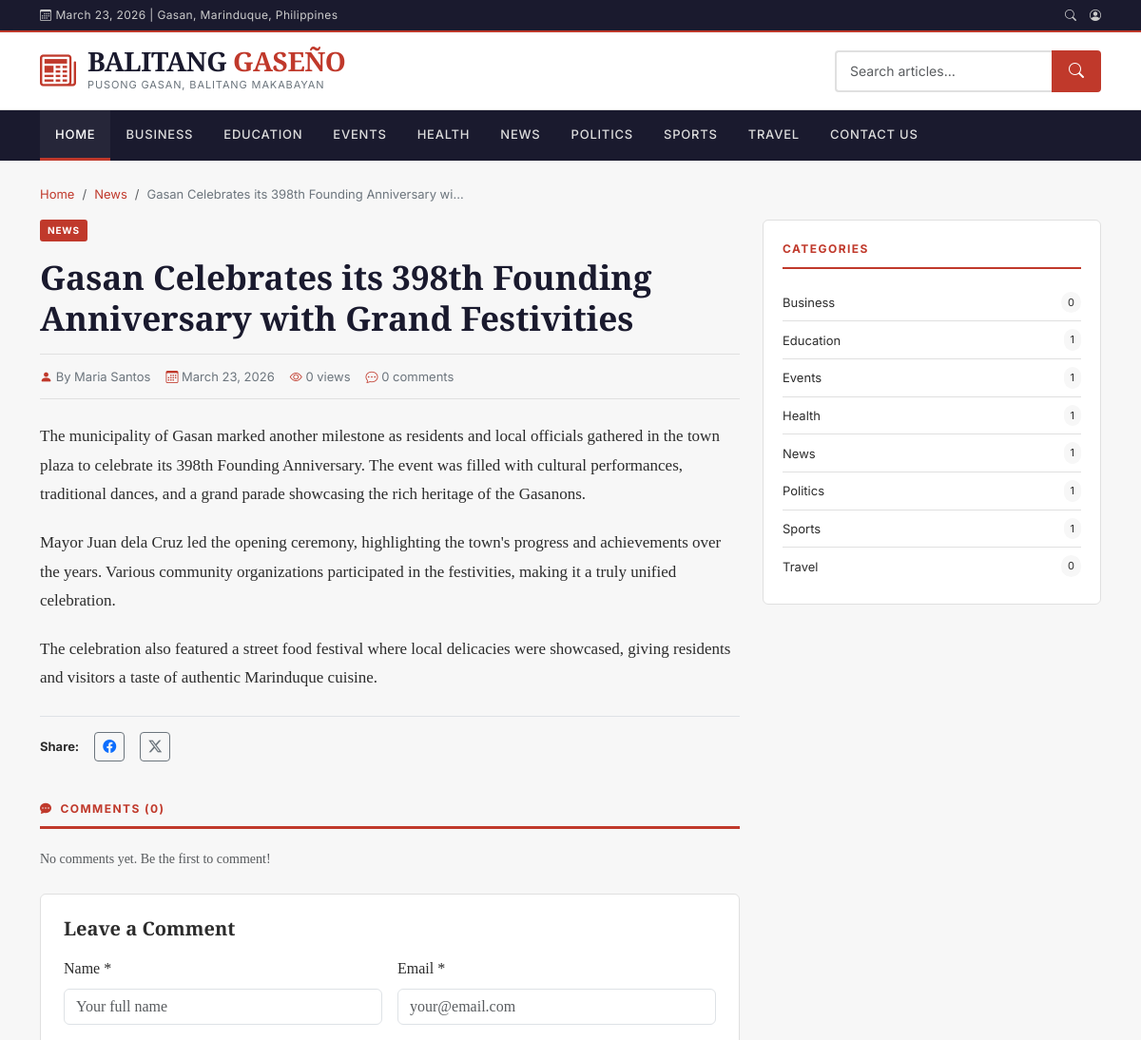
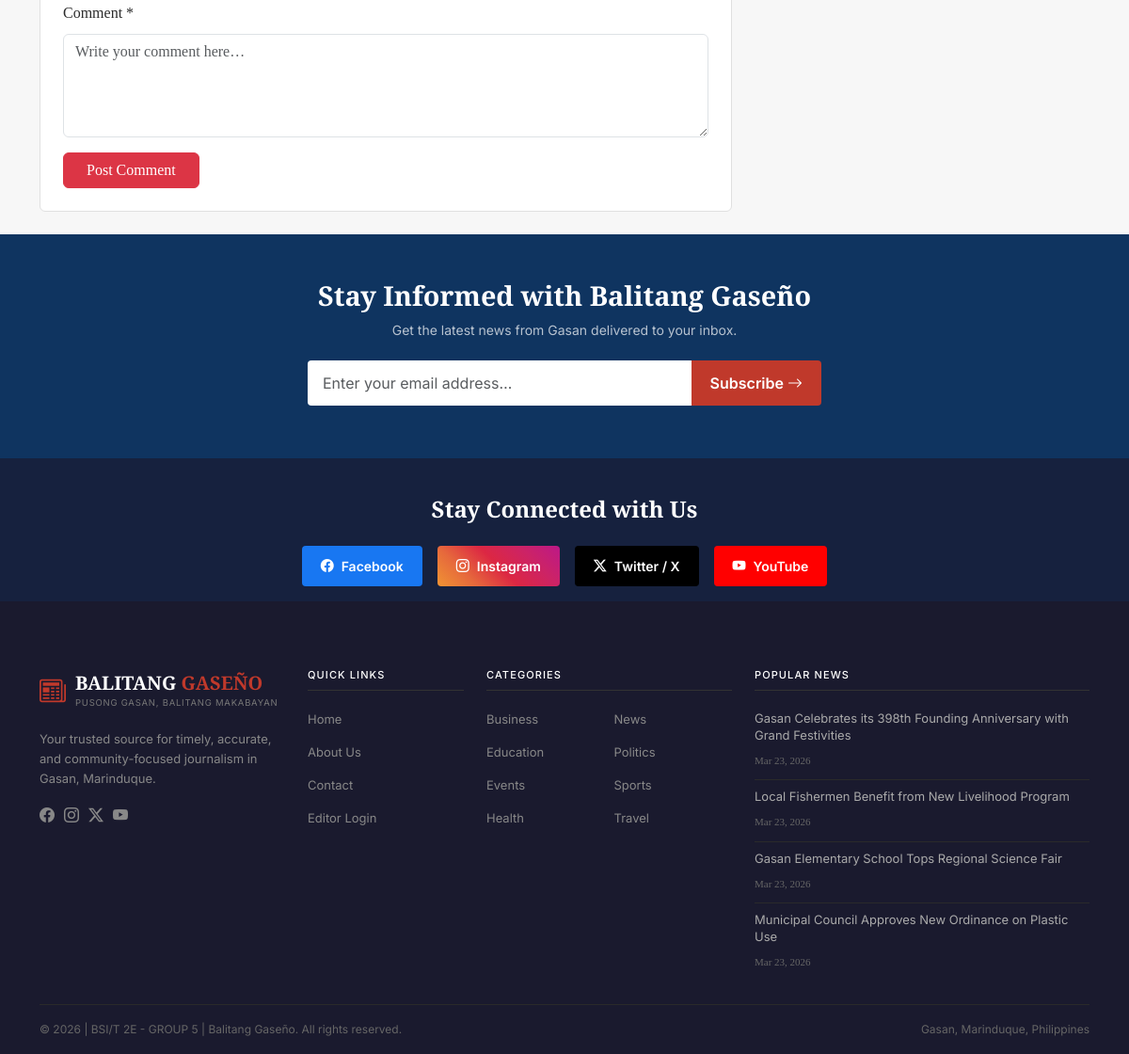
The app's page /article.php?slug=gasan-398th-founding-anniversary with its own data (2 pictures, top to bottom).
### tables this page shows
CREATE TABLE categories (
    id INT AUTO_INCREMENT PRIMARY KEY,
    name VARCHAR(100) NOT NULL,
    slug VARCHAR(100) NOT NULL UNIQUE,
    description TEXT,
    created_at TIMESTAMP DEFAULT CURRENT_TIMESTAMP
);

CREATE TABLE articles (
    id INT AUTO_INCREMENT PRIMARY KEY,
    title VARCHAR(300) NOT NULL,
    slug VARCHAR(300) NOT NULL UNIQUE,
    byline VARCHAR(200),
    category_id INT NOT NULL,
    author_id INT NOT NULL,
    body LONGTEXT NOT NULL,
    excerpt TEXT,
    image VARCHAR(255) DEFAULT NULL,
    status ENUM('published','draft') DEFAULT 'draft',
    views INT DEFAULT 0,
    published_at DATETIME DEFAULT NULL,
    created_at TIMESTAMP DEFAULT CURRENT_TIMESTAMP,
    updated_at TIMESTAMP DEFAULT CURRENT_TIMESTAMP ON UPDATE CURRENT_TIMESTAMP,
    FOREIGN KEY (category_id) REFERENCES categories(id) ON DELETE CASCADE,
    FOREIGN KEY (author_id) REFERENCES users(id) ON DELETE CASCADE
);

### config/db.php (called while the page is built, shortened)
<?php
function is_logged_in(): bool {
    return isset($_SESSION['user_id']);
}

### article.php (the view, shortened to what this page needs)
<?php
require_once __DIR__ . '/config/db.php';
$slug = $_GET['slug'] ?? '';
$stmt = $pdo->prepare("
    SELECT a.*, c.name AS cat_name, c.slug AS cat_slug, u.name AS author_name
    FROM articles a
    JOIN categories c ON c.id = a.category_id
    JOIN users u ON u.id = a.author_id
    WHERE a.slug = ? AND a.status = 'published'
");
$stmt->execute([$slug]);
$article = $stmt->fetch();
$pdo->prepare("UPDATE articles SET views = views + 1 WHERE id = ?")->execute([$article['id']]);
$comments = $pdo->prepare("SELECT * FROM comments WHERE article_id = ? AND status = 'approved' ORDER BY created_at DESC");
$comments->execute([$article['id']]);
$comments = $comments->fetchAll();
$cat_counts = $pdo->query("
    SELECT c.name, c.slug, COUNT(a.id) AS total
    FROM categories c
    LEFT JOIN articles a ON a.category_id = c.id AND a.status='published'
    GROUP BY c.id ORDER BY c.name
")->fetchAll();
?>
<?php include __DIR__ . '/includes/header.php'; ?>
<!DOCTYPE html>
<html lang="en">
  <head>
    <link rel="stylesheet" href="<?= $base ?>/assets/css/style.css">
  </head>
  <body>
      <div class="container py-4">
      <nav aria-label="breadcrumb">
        <ol class="breadcrumb">
          <li class="breadcrumb-item"><a href="<?= $base ?>/index.php">Home</a></li>
          <li class="breadcrumb-item">
            <a href="<?= $base ?>/category.php?category=<?= urlencode($article['cat_slug']) ?>"><?= htmlspecialchars($article['cat_name']) ?></a>
          </li>
          <li class="breadcrumb-item active"><?= htmlspecialchars(substr($article['title'], 0, 50)) ?>…</li>
        </ol>
      </nav>
      <div class="row g-4">
        <div class="col-lg-8">
          <article>
            <span class="badge-cat mb-3 d-inline-block"><?= htmlspecialchars($article['cat_name']) ?></span>
            <h1 class="article-main-title"><?= htmlspecialchars($article['title']) ?></h1>
            <div class="article-meta-bar">
              <span><i class="bi bi-person-fill"></i> <?= htmlspecialchars($article['byline'] ?: $article['author_name']) ?></span>
              <span><i class="bi bi-calendar3"></i> <?= date('F j, Y', strtotime($article['published_at'])) ?></span>
              <span><i class="bi bi-eye"></i> <?= number_format($article['views']) ?> views</span>
              <span><i class="bi bi-chat-dots"></i> <?= count($comments) ?> comments</span>
            </div>
            <div class="article-body">
              <?= $article['body'] ?>
            </div>
            <div class="d-flex align-items-center gap-3 py-3 border-top mt-4">
              <span class="fw-bold" style="font-family:var(--font-ui);font-size:13px;">Share:</span>
              <a href="https://www.facebook.com/sharer/sharer.php?u=<?= urlencode(SITE_URL . '/article.php?slug=' . $article['slug']) ?>"
                target="_blank" class="btn btn-sm btn-outline-secondary">
                <i class="bi bi-facebook text-primary"></i>
              </a>
              <a href="https://twitter.com/intent/tweet?url=<?= urlencode(SITE_URL . '/article.php?slug=' . $article['slug']) ?>&text=<?= urlencode($article['title']) ?>"
                target="_blank" class="btn btn-sm btn-outline-secondary">
                <i class="bi bi-twitter-x"></i>
              </a>
            </div>
          </article>
          <section class="mt-4" id="comments">
            <div class="section-title"><i class="bi bi-chat-dots-fill"></i> Comments (<?= count($comments) ?>)</div>
            <?php if ($comments): ?>
              <?php foreach ($comments as $c): ?>
              <div class="comment-item">
                <div class="d-flex align-items-center gap-2 mb-1">
                  <span class="comment-author"><?= htmlspecialchars($c['commenter_name']) ?></span>
                  <span class="comment-date"><?= date('M j, Y · g:i a', strtotime($c['created_at'])) ?></span>
                </div>
                <div class="comment-body"><?= nl2br(htmlspecialchars($c['body'])) ?></div>
              </div>
              <?php endforeach; ?>
            <?php else: ?>
              <p class="text-muted" style="font-size:14px;">No comments yet. Be the first to comment!</p>
            <?php endif; ?>
            <div class="comment-form-section mt-4">
              <h5 style="font-family:var(--font-head);font-weight:700;margin-bottom:16px;">Leave a Comment</h5>
              <form id="comment-form">
                <div class="row g-3 mb-3">
                  <div class="col-md-6">
                    <label class="form-label">Name *</label>
                    <input type="text" name="name" class="form-control" required placeholder="Your full name">
                  </div>
                  <div class="col-md-6">
                    <label class="form-label">Email *</label>
                    <input type="email" name="email" class="form-control" required placeholder="your@email.com">
                  </div>
                </div>
                <div class="mb-3">
                  <label class="form-label">Comment *</label>
                  <textarea name="body" class="form-control" rows="4" required placeholder="Write your comment here…"></textarea>
                </div>
                <button type="submit" class="btn btn-danger px-4">Post Comment</button>
              </form>
            </div>
          </section>
        </div>
        <div class="col-lg-4">
          <div class="sidebar-widget">
            <div class="sidebar-widget-title">Categories</div>
            <ul class="sidebar-cat-list">
              <?php foreach ($cat_counts as $cc): ?>
              <li>
                <a href="<?= $base ?>/category.php?category=<?= urlencode($cc['slug']) ?>">
                  <?= htmlspecialchars($cc['name']) ?>
                  <span class="sidebar-cat-count"><?= $cc['total'] ?></span>
                </a>
              </li>
              <?php endforeach; ?>
            </ul>
          </div>
        </div>
      </div>
    </div>
    <?php include __DIR__ . '/includes/footer.php'; ?>
  </body>
</html>

### includes/header.php (shortened to what this page needs)
<?php
require_once __DIR__ . '/../config/db.php';
$cats = $pdo->query("SELECT id, name, slug FROM categories ORDER BY name ASC")->fetchAll();
$active_cat = $_GET['category'] ?? '';
$search_q = htmlspecialchars(trim($_GET['q'] ?? ''));
$base = SITE_URL;
?>
<!DOCTYPE html>
<html lang="en">
  <head>
    <link href="https://cdn.jsdelivr.net/npm/bootstrap@5.3.3/dist/css/bootstrap.min.css" rel="stylesheet">
    <link href="https://cdn.jsdelivr.net/npm/bootstrap-icons@1.11.3/font/bootstrap-icons.css" rel="stylesheet">
    <link rel="stylesheet" href="<?= $base ?>/assets/css/style.css">
  </head>
  <body>
    <div class="topbar">
      <div class="container">
        <div class="d-flex justify-content-between align-items-center">
          <span class="topbar-date"><i class="bi bi-calendar3 me-1"></i><?= date('F j, Y') ?> | Gasan, Marinduque, Philippines</span>
          <div class="topbar-right">
            <a href="<?= $base ?>/search.php" title="Search"><i class="bi bi-search"></i></a>
            <?php if (is_logged_in()): ?>
              <a href="<?= $base ?>/admin/dashboard.php"><i class="bi bi-speedometer2"></i> Dashboard</a>
              <a href="<?= $base ?>/admin/logout.php"><i class="bi bi-box-arrow-right"></i> Logout</a>
            <?php else: ?>
              <a href="<?= $base ?>/admin/login.php"><i class="bi bi-person-circle" onclick="alert('You are about to enter the Balitang Gaseño Admin Panel. Please be advised this is for administrator only. Thank you.')"></i></a>
            <?php endif; ?>
          </div>
        </div>
      </div>
    </div>
    <header class="main-header">
      <div class="container">
        <div class="d-flex align-items-center justify-content-between py-3">
          <a href="<?= $base ?>/index.php" class="brand-link text-decoration-none">
            <div class="brand-logo">
              <span class="brand-icon"><i class="bi bi-newspaper"></i></span>
              <div>
                <div class="brand-name">BALITANG<span> GASEÑO</span></div>
                <div class="brand-tagline">Pusong Gasan, Balitang Makabayan</div>
              </div>
            </div>
          </a>
          <form action="<?= $base ?>/search.php" method="GET" class="search-form d-none d-lg-flex">
            <input type="text" name="q" class="form-control search-input" placeholder="Search articles…" value="<?= $search_q ?>">
            <button type="submit" class="btn btn-search"><i class="bi bi-search"></i></button>
          </form>
        </div>
      </div>
    </header>
    <nav class="main-nav navbar navbar-expand-lg">
      <div class="container">
        <div class="collapse navbar-collapse" id="mainNav">
          <ul class="navbar-nav me-auto">
            <li class="nav-item">
              <a class="nav-link <?= !$active_cat ? 'active' : '' ?>" href="<?= $base ?>/index.php">Home</a>
            </li>
            <?php foreach ($cats as $cat): ?>
            <li class="nav-item">
              <a class="nav-link <?= ($active_cat === $cat['slug']) ? 'active' : '' ?>"
                href="<?= $base ?>/category.php?category=<?= urlencode($cat['slug']) ?>">
                <?= htmlspecialchars($cat['name']) ?>
              </a>
            </li>
            <?php endforeach; ?>
            <li class="nav-item">
              <a class="nav-link" href="<?= $base ?>/contact.php">Contact Us</a>
            </li>
          </ul>
        </div>
      </div>
    </nav>
  </body>
</html>

### includes/footer.php (shortened to what this page needs)
<?php
$base = SITE_URL;
$footer_cats = $pdo->query("SELECT name, slug FROM categories ORDER BY name")->fetchAll();
$popular = $pdo->query("SELECT id, title, slug, published_at FROM articles WHERE status='published' ORDER BY views DESC LIMIT 4")->fetchAll();
?>
<!DOCTYPE html>
<html lang="en">
  <head>
    <link href="https://cdn.jsdelivr.net/npm/bootstrap@5.3.3/dist/css/bootstrap.min.css" rel="stylesheet">
    <link href="https://cdn.jsdelivr.net/npm/bootstrap-icons@1.11.3/font/bootstrap-icons.css" rel="stylesheet">
    <link rel="stylesheet" href="<?= $base ?>/assets/css/style.css">
  </head>
  <body>
    <section class="newsletter-section">
      <div class="container">
        <div class="row justify-content-center text-center">
          <div class="col-lg-6">
            <h3 class="newsletter-title">Stay Informed with Balitang Gaseño</h3>
            <p class="newsletter-sub">Get the latest news from Gasan delivered to your inbox.</p>
            <form id="newsletter-form" class="newsletter-form" method="POST" action="<?= $base ?>/subscribe.php">
              <div class="input-group">
                <input type="email" name="email" class="form-control" placeholder="Enter your email address…" required>
                <button type="submit" class="btn btn-subscribe">Subscribe <i class="bi bi-arrow-right"></i></button>
              </div>
            </form>
          </div>
        </div>
      </div>
    </section>
    <section class="social-section">
      <div class="container text-center">
        <h4 class="social-title">Stay Connected with Us</h4>
        <div class="social-icons">
          <a href="#" class="social-btn facebook"><i class="bi bi-facebook"></i><span>Facebook</span></a>
          <a href="#" class="social-btn instagram"><i class="bi bi-instagram"></i><span>Instagram</span></a>
          <a href="#" class="social-btn twitter"><i class="bi bi-twitter-x"></i><span>Twitter / X</span></a>
          <a href="#" class="social-btn youtube"><i class="bi bi-youtube"></i><span>YouTube</span></a>
        </div>
      </div>
    </section>
    <footer class="main-footer">
      <div class="container">
        <div class="row g-4 pt-5 pb-4">
          <div class="col-lg-3 col-md-6">
            <div class="footer-brand mb-3">
              <span class="footer-brand-icon"><i class="bi bi-newspaper"></i></span>
              <div>
                <div class="footer-brand-name">BALITANG<span> GASEÑO</span></div>
                <div class="footer-brand-tagline">Pusong Gasan, Balitang Makabayan</div>
              </div>
            </div>
            <p class="footer-about">Your trusted source for timely, accurate, and community-focused journalism in Gasan, Marinduque.</p>
            <div class="footer-social-mini">
              <a href="#"><i class="bi bi-facebook"></i></a>
              <a href="#"><i class="bi bi-instagram"></i></a>
              <a href="#"><i class="bi bi-twitter-x"></i></a>
              <a href="#"><i class="bi bi-youtube"></i></a>
            </div>
          </div>
          <div class="col-lg-2 col-md-6">
            <h6 class="footer-heading">Quick Links</h6>
            <ul class="footer-links">
              <li><a href="<?= $base ?>/index.php">Home</a></li>
              <li><a href="<?= $base ?>/about.php">About Us</a></li>
              <li><a href="<?= $base ?>/contact.php">Contact</a></li>
              <li><a href="<?= $base ?>/admin/login.php" onclick="alert('You are about to enter the Balitang Gaseño Admin Panel. Please be advised this is for administrator only. Thank you.')">Editor Login</a></li>
            </ul>
          </div>
          <div class="col-lg-3 col-md-6">
            <h6 class="footer-heading">Categories</h6>
            <ul class="footer-links two-col">
              <?php foreach ($footer_cats as $fc): ?>
              <li><a href="<?= $base ?>/category.php?category=<?= urlencode($fc['slug']) ?>"><?= htmlspecialchars($fc['name']) ?></a></li>
              <?php endforeach; ?>
            </ul>
          </div>
          <div class="col-lg-4 col-md-6">
            <h6 class="footer-heading">Popular News</h6>
            <?php foreach ($popular as $p): ?>
            <div class="footer-news-item">
              <a href="<?= $base ?>/article.php?slug=<?= urlencode($p['slug']) ?>"><?= htmlspecialchars($p['title']) ?></a>
              <span class="footer-news-date"><?= date('M j, Y', strtotime($p['published_at'])) ?></span>
            </div>
            <?php endforeach; ?>
          </div>
        </div>
        <div class="footer-bottom">
          <span>&copy; <?= date('Y') ?> | BSI/T 2E - GROUP 5 | Balitang Gaseño. All rights reserved.</span>
          <span>Gasan, Marinduque, Philippines</span>
        </div>
      </div>
    </footer>
  </body>
</html>

### records on screen
categories: name "BUSINESS", name "Business"
categories: name "EDUCATION", name "Education"
categories: name "EVENTS", name "Events"
categories: name "HEALTH", name "Health"
categories: name "NEWS", name "News"
categories: name "POLITICS", name "Politics"
categories: name "SPORTS", name "Sports"
categories: name "TRAVEL", name "Travel"
articles: category.name "News", title "Gasan Celebrates its 398th Founding Anniversary wi", category.name "NEWS", title "Gasan Celebrates its 398th Founding Anniversary with Grand Festivities", byline "By Maria Santos", published_at "March 23, 2026", views "0", body "The municipality of Gasan marked another milestone as residents and local officials gathered in the town plaza to celebrate its 398th Founding Anniversary. The event was filled with cultural performances, traditional dances, and a grand parade showcasing the rich heritage of the Gasanons. Mayor Juan dela Cruz led the opening ceremony, highlighting the town's progress and achievements over the years. Various community organizations participated in the festivities, making it a truly unified celebration. The celebration also featured a street food festival where local delicacies were showcased, giving residents and visitors a taste of authentic Marinduque cuisine.", published_at "Mar 23, 2026"
articles: title "Local Fishermen Benefit from New Livelihood Program", published_at "Mar 23, 2026"
articles: title "Gasan Elementary School Tops Regional Science Fair", published_at "Mar 23, 2026"
articles: title "Municipal Council Approves New Ordinance on Plastic Use", published_at "Mar 23, 2026"

### other values on screen
count($comments) "0"
$cc['name'] "Business"
$cc['total'] "0"
$cc['name'] "Education"
$cc['total'] "1"
$cc['name'] "Events"
$cc['name'] "Health"
$cc['name'] "News"
$cc['name'] "Politics"
$cc['name'] "Sports"
$cc['name'] "Travel"
